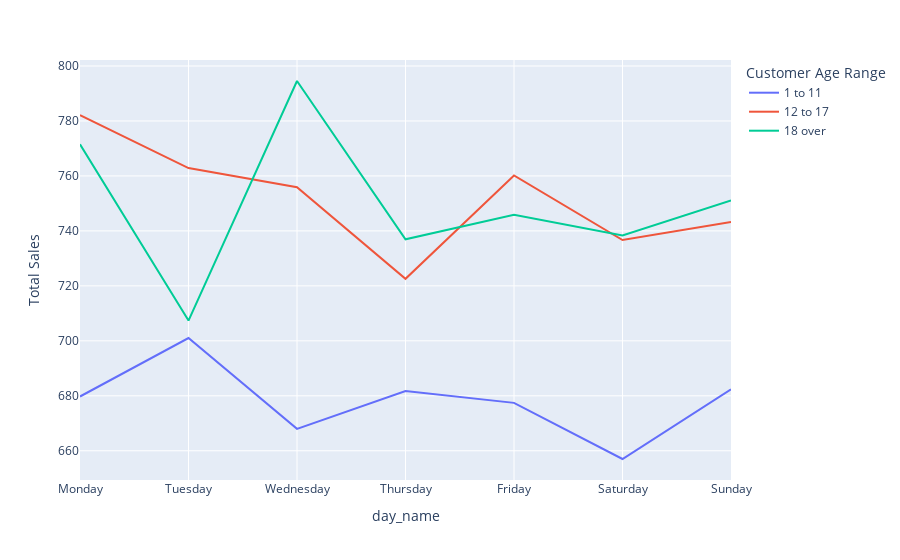

The cell this chart's notebook holds for it:
### Code cell
# avg sales by weekday
temp = df.groupby(['weekday', 'day_name', 'Customer Age Range'])['Total Sales'].mean().reset_index()
temp.sort_values(['weekday'], ascending=True, inplace=True)

# display(temp)
px.line(temp, x='day_name', y='Total Sales', color='Customer Age Range')

### Figure 1 — Plotly figure (JSON) as saved in the notebook; plotly's stock layout.template omitted (floating-point values rounded to 4 significant figures)
{"data": [{"hovertemplate": "Customer Age Range=1 to 11<br>day_name=%{x}<br>Total Sales=%{y}<extra></extra>", "legendgroup": "1 to 11", "line": {"color": "#636efa", "dash": "solid"}, "marker": {"symbol": "circle"}, "mode": "lines", "name": "1 to 11", "orientation": "v", "showlegend": true, "type": "scatter", "x": ["Monday", "Tuesday", "Wednesday", "Thursday", "Friday", "Saturday", "Sunday"], "xaxis": "x", "y": [679.7, 701.0, 668.0, 681.7, 677.4, 657.0, 682.3], "yaxis": "y"}, {"hovertemplate": "Customer Age Range=12 to 17<br>day_name=%{x}<br>Total Sales=%{y}<extra></extra>", "legendgroup": "12 to 17", "line": {"color": "#EF553B", "dash": "solid"}, "marker": {"symbol": "circle"}, "mode": "lines", "name": "12 to 17", "orientation": "v", "showlegend": true, "type": "scatter", "x": ["Monday", "Tuesday", "Wednesday", "Thursday", "Friday", "Saturday", "Sunday"], "xaxis": "x", "y": [782.1, 762.9, 755.9, 722.6, 760.2, 736.7, 743.2], "yaxis": "y"}, {"hovertemplate": "Customer Age Range=18 over<br>day_name=%{x}<br>Total Sales=%{y}<extra></extra>", "legendgroup": "18 over", "line": {"color": "#00cc96", "dash": "solid"}, "marker": {"symbol": "circle"}, "mode": "lines", "name": "18 over", "orientation": "v", "showlegend": true, "type": "scatter", "x": ["Monday", "Tuesday", "Wednesday", "Thursday", "Friday", "Saturday", "Sunday"], "xaxis": "x", "y": [771.5, 707.4, 794.5, 736.9, 745.8, 738.3, 751.0], "yaxis": "y"}], "layout": {"legend": {"title": {"text": "Customer Age Range"}, "tracegroupgap": 0}, "margin": {"t": 60}, "xaxis": {"anchor": "y", "domain": [0, 1], "title": {"text": "day_name"}}, "yaxis": {"anchor": "x", "domain": [0, 1], "title": {"text": "Total Sales"}}}}
